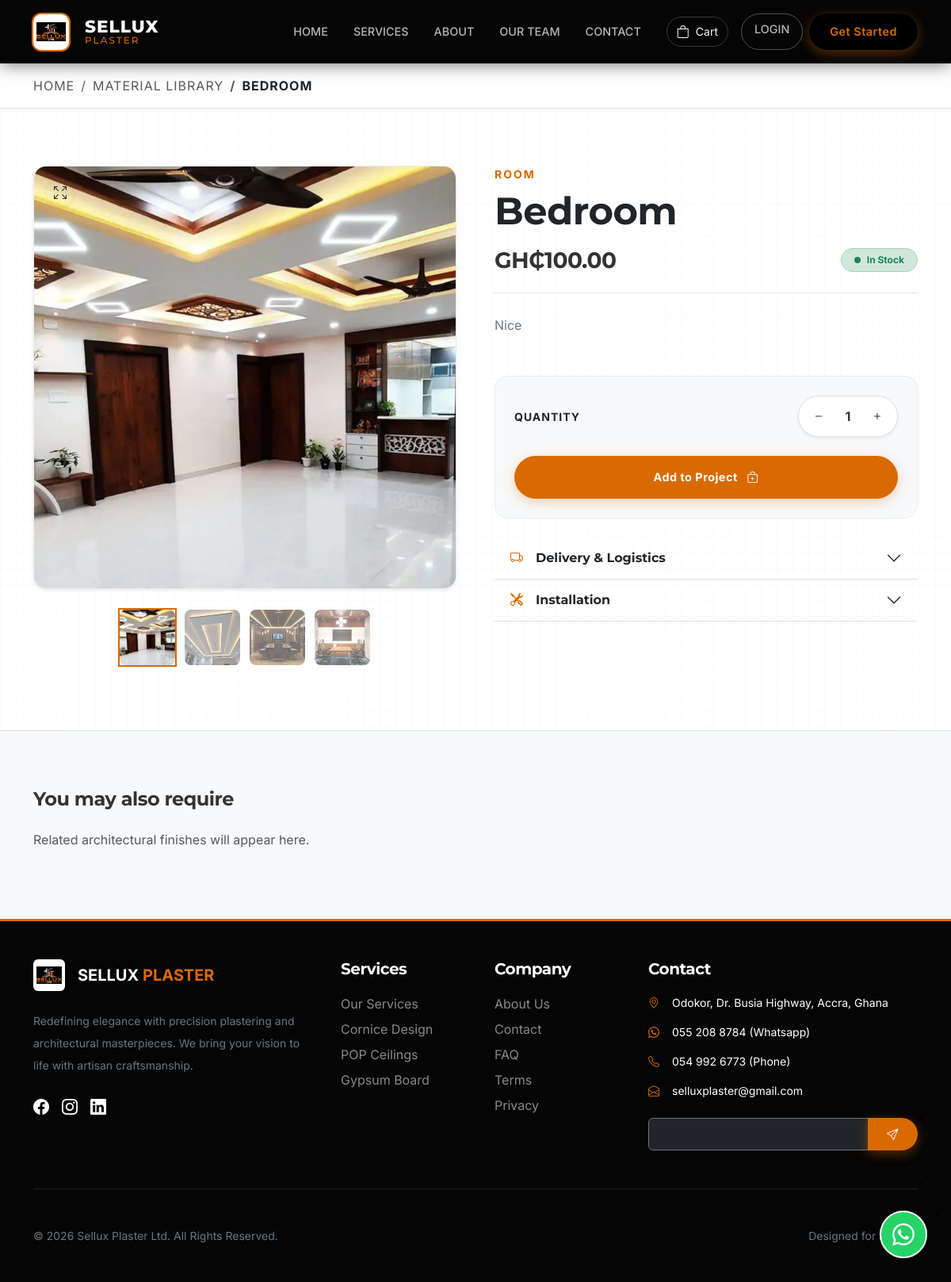
Page /shop/bedroom/ on the committed database.
### catalogue/models.py (models this page shows, shortened)
class Product(models.Model):
    category = models.ForeignKey(Category, on_delete=models.CASCADE, related_name='products')
    name = models.CharField(max_length=200)
    slug = models.SlugField(unique=True)
    description = models.TextField()
    price = models.DecimalField(max_digits=10, decimal_places=2)
    image = models.ImageField(upload_to='catalogue/products/')
    stock = models.PositiveIntegerField(default=0)
    is_available = models.BooleanField(default=True)
    created_at = models.DateTimeField(auto_now_add=True)
    updated_at = models.DateTimeField(auto_now=True)

class ProductImage(models.Model):
    product = models.ForeignKey(Product, on_delete=models.CASCADE, related_name='additional_images')
    image = models.ImageField(upload_to='catalogue/products/gallery/')
    alt_text = models.CharField(max_length=200, blank=True)

class Category(models.Model):
    name = models.CharField(max_length=100)
    slug = models.SlugField(unique=True)
    description = models.TextField(blank=True)
    image = models.ImageField(upload_to='catalogue/categories/', null=True, blank=True)
    class Meta:
        verbose_name_plural = 'Categories'

### catalogue/views.py (the view)
# urls.py: path('<slug:slug>/', ProductDetailView.as_view(), name='product_detail'),
class ProductDetailView(DetailView):
    model = Product
    template_name = 'catalogue/product_detail.html'
    context_object_name = 'product'
    def get_context_data(self, **kwargs):
        context = super().get_context_data(**kwargs)
        context['cart_product_form'] = CartAddProductForm()
        return context

### cart/forms.py
class CartAddProductForm(forms.Form):
    quantity = forms.IntegerField(
        min_value=1,
        widget=forms.NumberInput(attrs={'class': 'form-control text-center', 'value': 1})
    )
    override = forms.BooleanField(required=False, initial=False, widget=forms.HiddenInput)

### cart/cart.py (called while the page is built)
    def __len__(self):
        return sum(item['quantity'] for item in self.cart.values())

### core/context_processors.py (called while the page is built)
def brand_context(request):
    return {
        'brand': get_brand_info()
    }

def cart_context(request):
    return {'cart': Cart(request)}

def promotions_context(request):
    promotion = Promotion.objects.filter(is_active=True).first()
    return {'active_promotion': promotion}

### core/utils.py (called while the page is built)
def get_brand_info():
    return {
        'company_name': 'Sellux Plaster Ltd',
        'slogan': 'Home of Affordable Luxury',
        'address': 'Odokor, Dr. Busia Highway, Accra, Ghana',
        'phone_primary': '055 208 8784',
        'phone_secondary': '054 992 6773',
        'email': 'selluxplasterltd@gmail.com',
        'whatsapp': '233549926773',
    }

### templates/catalogue/product_detail.html (shortened to what this page needs)
{% extends 'base.html' %}
{% load static %}
{% load humanize %}
{% block content %}
<div class="bg-white border-bottom py-3">
    <div class="container">
        <nav aria-label="breadcrumb">
            <ol class="breadcrumb mb-0 small text-uppercase ls-1">
                <li class="breadcrumb-item"><a href="/" class="text-decoration-none text-muted hover-primary">Home</a></li>
                <li class="breadcrumb-item"><a href="{% url 'catalogue:product_list' %}" class="text-decoration-none text-muted hover-primary">Material Library</a></li>
                <li class="breadcrumb-item active text-dark fw-bold" aria-current="page">{{ product.name }}</li>
            </ol>
        </nav>
    </div>
</div>
<section class="py-5 bg-white position-relative">
    <div class="position-absolute top-0 start-0 w-100 h-100 bg-pattern-grid opacity-50"></div>
    <div class="container position-relative z-1 py-4">
        <div class="row g-5 align-items-start">
            <div class="col-lg-6 animate__animated animate__fadeInLeft">
                <div class="position-relative mb-4 bg-light rounded-4 overflow-hidden shadow-sm border border-light-subtle ratio ratio-1x1">
                    {% if product.image %}
                    <img src="{{ product.image.url }}" id="mainProductImage" class="object-fit-cover w-100 h-100 transition-opacity" alt="{{ product.name }}">
                    {% else %}
                    <div class="d-flex align-items-center justify-content-center h-100">
                        <i class="bi bi-image text-muted opacity-25 display-1"></i>
                    </div>
                    {% endif %}
                    <div class="position-absolute bottom-0 end-0 m-3">
                        <button class="btn btn-white rounded-circle shadow-sm p-2 lh-1" onclick="openLightbox()">
                            <i class="bi bi-arrows-fullscreen"></i>
                        </button>
                    </div>
                </div>
                {% if product.additional_images.all or product.image %}
                <div class="d-flex gap-2 overflow-x-auto pb-2 scrollbar-hide justify-content-center">
                    <div class="flex-shrink-0 cursor-pointer thumbnail-wrapper active" onclick="changeMainImage('{{ product.image.url }}', this)">
                        <img src="{{ product.image.url }}" class="rounded-3 object-fit-cover" width="70" height="70">
                    </div>
                    {% for gallery_item in product.additional_images.all %}
                    <div class="flex-shrink-0 cursor-pointer thumbnail-wrapper" onclick="changeMainImage('{{ gallery_item.image.url }}', this)">
                        <img src="{{ gallery_item.image.url }}" class="rounded-3 object-fit-cover" width="70" height="70">
                    </div>
                    {% endfor %}
                </div>
                {% endif %}
            </div>
            <div class="col-lg-6 animate__animated animate__fadeInRight">
                <div class="sticky-top" style="top: 100px;">
                    <div class="mb-4">
                        <span class="d-block text-uppercase text-primary fw-bold ls-2 small mb-2">{{ product.category.name }}</span>
                        <h1 class="display-5 fw-bold text-dark mb-3">{{ product.name }}</h1>
                        <div class="d-flex align-items-center justify-content-between border-bottom pb-4">
                            <h2 class="h3 mb-0 fw-bold">GH₵{{ product.price|intcomma }}</h2>
                            {% if product.stock > 0 %}
                            <span class="badge bg-success-subtle text-success rounded-pill px-3 py-2 border border-success-subtle">
                                <span class="dot bg-success me-2"></span>In Stock
                            </span>
                            {% else %}
                            <span class="badge bg-danger-subtle text-danger rounded-pill px-3 py-2 border border-danger-subtle">
                                <span class="dot bg-danger me-2"></span>Out of Stock
                            </span>
                            {% endif %}
                        </div>
                    </div>
                    <p class="text-secondary lh-lg mb-5">
                        {{ product.description }}
                    </p>
                    <div class="bg-light p-4 rounded-4 mb-4 border border-light-subtle">
                        <form action="{% url 'cart:cart_add' product.id %}" method="post" id="addToCartForm">
                            <div class="d-flex align-items-center justify-content-between mb-4">
                                <span class="fw-bold text-dark small text-uppercase ls-1">Quantity</span>
                                <div class="d-flex align-items-center bg-white rounded-pill border px-2 py-1 shadow-sm">
                                    <button type="button" class="btn btn-link text-dark text-decoration-none p-2" onclick="updateQty(-1)">
                                        <i class="bi bi-dash"></i>
                                    </button>
                                    <span id="displayQty" class="fw-bold px-3" style="min-width: 40px; text-align: center;">1</span>
                                    <button type="button" class="btn btn-link text-dark text-decoration-none p-2" onclick="updateQty(1)">
                                        <i class="bi bi-plus"></i>
                                    </button>
                                </div>
                            </div>
                            <div class="d-grid">
                                {% if product.stock > 0 %}
                                <button type="submit" class="btn btn-primary btn-lg rounded-pill fw-bold py-3 shadow-float transition-transform">
                                    Add to Project <i class="bi bi-bag-plus ms-2"></i>
                                </button>
                                {% else %}
                                <button type="button" class="btn btn-secondary btn-lg rounded-pill fw-bold py-3" disabled>
                                    Sold Out
                                </button>
                                {% endif %}
                            </div>
                        </form>
                    </div>
                    <div class="accordion accordion-flush" id="productDetails">
                        <div class="accordion-item bg-transparent border-bottom">
                            <h2 class="accordion-header">
                                <button class="accordion-button collapsed bg-transparent fw-bold" type="button" data-bs-toggle="collapse" data-bs-target="#flush-delivery">
                                    <i class="bi bi-truck me-3 text-primary"></i> Delivery & Logistics
                                </button>
                            </h2>
                        </div>
                        <div class="accordion-item bg-transparent border-bottom">
                            <h2 class="accordion-header">
                                <button class="accordion-button collapsed bg-transparent fw-bold" type="button" data-bs-toggle="collapse" data-bs-target="#flush-install">
                                    <i class="bi bi-tools me-3 text-primary"></i> Installation
                                </button>
                            </h2>
                        </div>
                    </div>
                </div>
            </div>
        </div>
    </div>
</section>
<section class="py-5 bg-light border-top">
    <div class="container py-4">
        <h3 class="h4 fw-bold mb-4">You may also require</h3>
        <p class="text-muted">Related architectural finishes will appear here.</p>
    </div>
</section>
{% endblock %}

### templates/base.html (style rules this page uses)
html, body { overflow-x: hidden; width: 100%; position: relative; }
:root { --primary-color: #d96a00; --primary-vibrant: #ff7b00; --black-onyx: #050505; --black-charcoal: #121212; --white-alabaster: #F9F9F9; --amber-glass: rgba(217, 106, 0, 0.96); --nav-height: 80px; --border-radius-pill: 50px; --shadow-float: 0 10px 30px rgba(0,0,0,0.2); --transition-smooth: all 0.4s cubic-bezier(0.4, 0, 0.2, 1); }
body { font-family: 'Inter', sans-serif; background-color: var(--white-alabaster); color: #333; -webkit-font-smoothing: antialiased; }
h1, h2, h3, h4, h5, .navbar-brand { font-family: 'Montserrat', sans-serif; font-weight: 700; letter-spacing: -0.5px; }
.bg-pattern-grid { background-color: #ffffff; background-image: linear-gradient(rgba(217, 106, 0, 0.05) 1px, transparent 1px), linear-gradient(90deg, rgba(217, 106, 0, 0.05) 1px, transparent 1px); background-size: 20px 20px; }
.btn-primary { background-color: var(--primary-color); border: none; border-radius: var(--border-radius-pill); padding: 10px 24px; font-weight: 600; font-size: 0.9rem; letter-spacing: 0.5px; box-shadow: 0 4px 15px rgba(217, 106, 0, 0.4); transition: var(--transition-smooth); color: #fff; }
.text-primary { color: var(--primary-color) !important; }

### templates/catalogue/product_detail.html (style rules this page uses)
.ls-1 { letter-spacing: 1px; }
.ls-2 { letter-spacing: 2px; }
.object-fit-cover { object-fit: cover; }
.transition-opacity { transition: opacity 0.3s ease; }
.thumbnail-wrapper { border: 2px solid transparent; transition: all 0.3s ease; opacity: 0.6; }
.thumbnail-wrapper.active { border-color: var(--primary-color); opacity: 1; }
.scrollbar-hide { -ms-overflow-style: none; scrollbar-width: none; }
.shadow-float { box-shadow: 0 4px 15px rgba(217, 106, 0, 0.3); }
.transition-transform { transition: all 0.3s ease; }
.dot { display: inline-block; width: 8px; height: 8px; border-radius: 50%; }

### rows in the picture
Product: name "BEDROOM", image (picture), category.name "ROOM", name "Bedroom", price "100.00", description "Nice"
ProductImage: image (picture)
ProductImage: image (picture)
ProductImage: image (picture)
